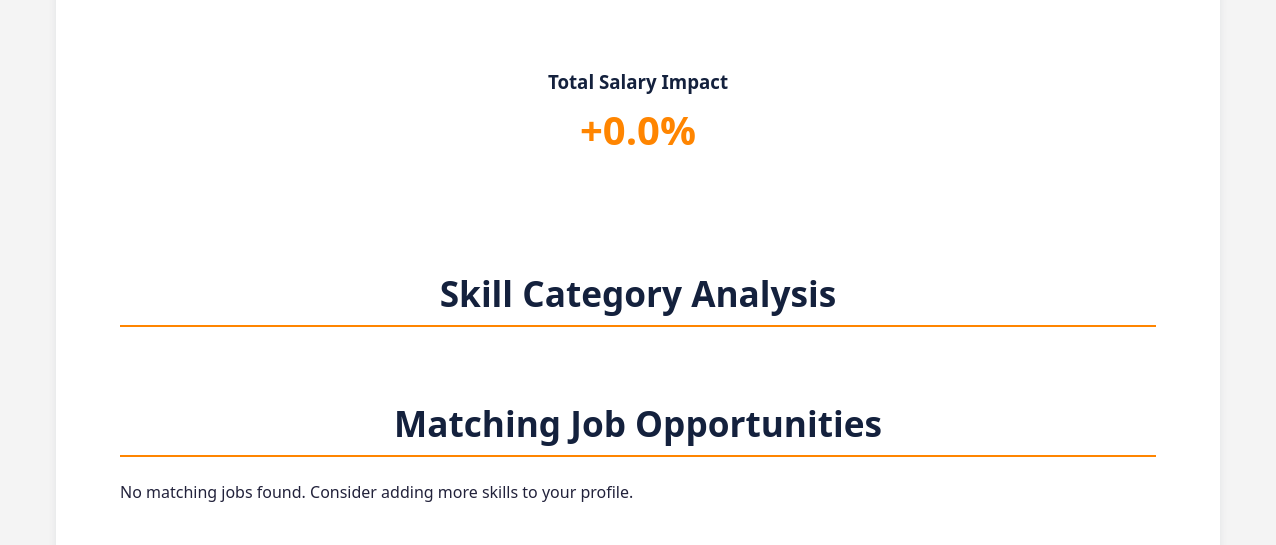
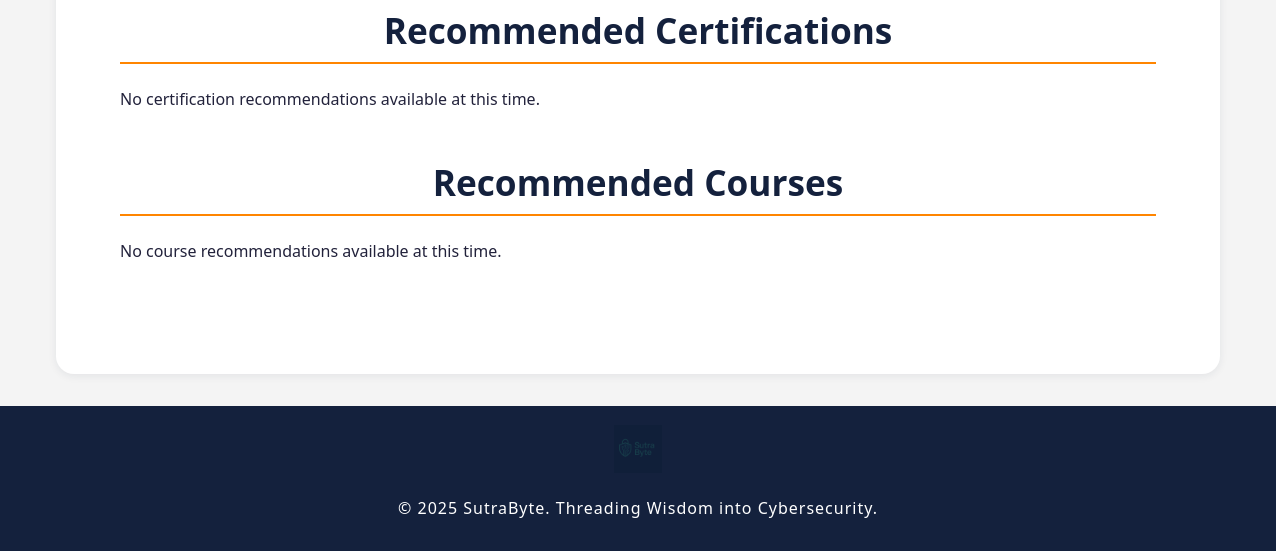
The page /skill-analyzer/recommendations (signed in, lower part) on the database as committed earlier (2 pictures, top to bottom).
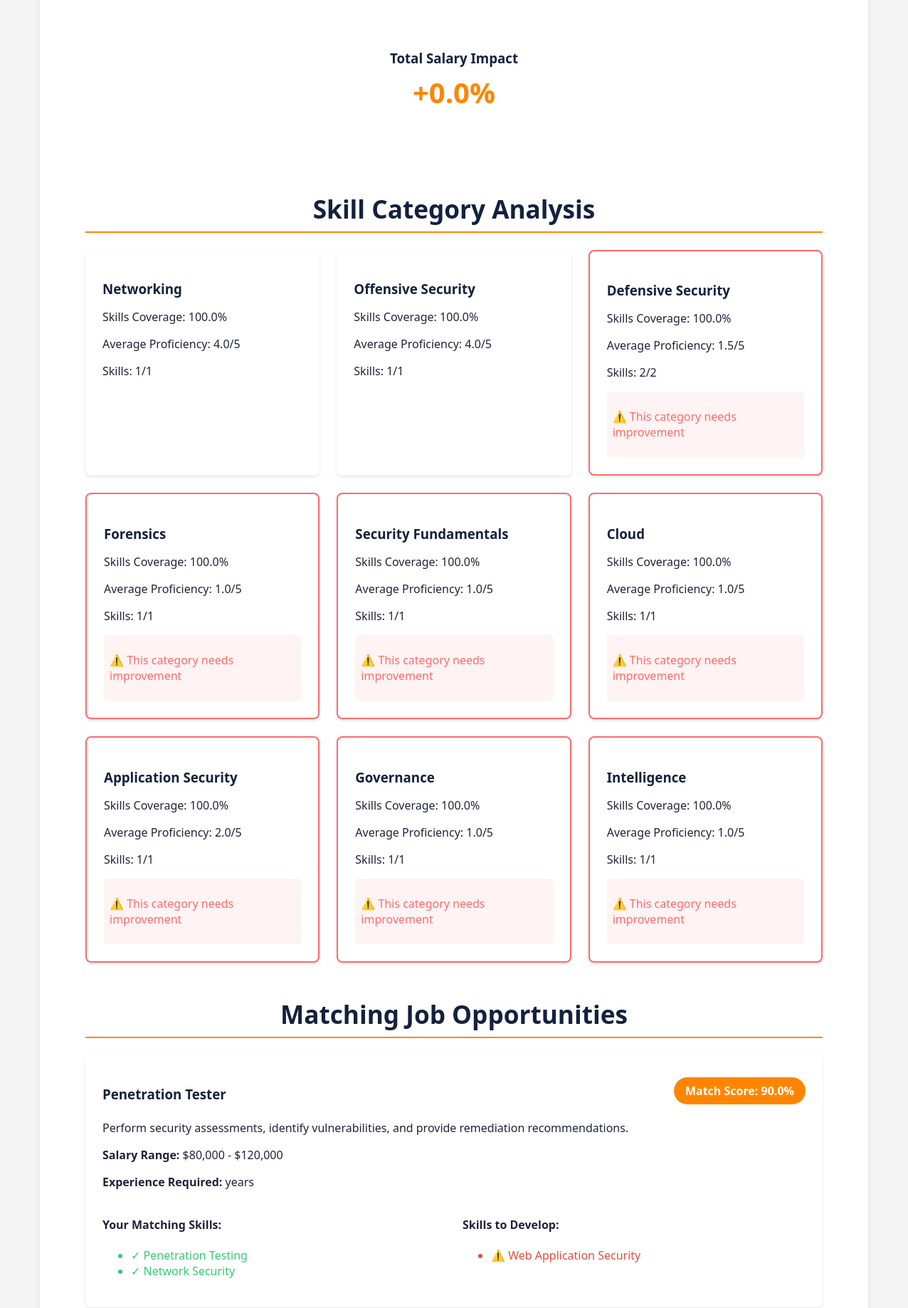
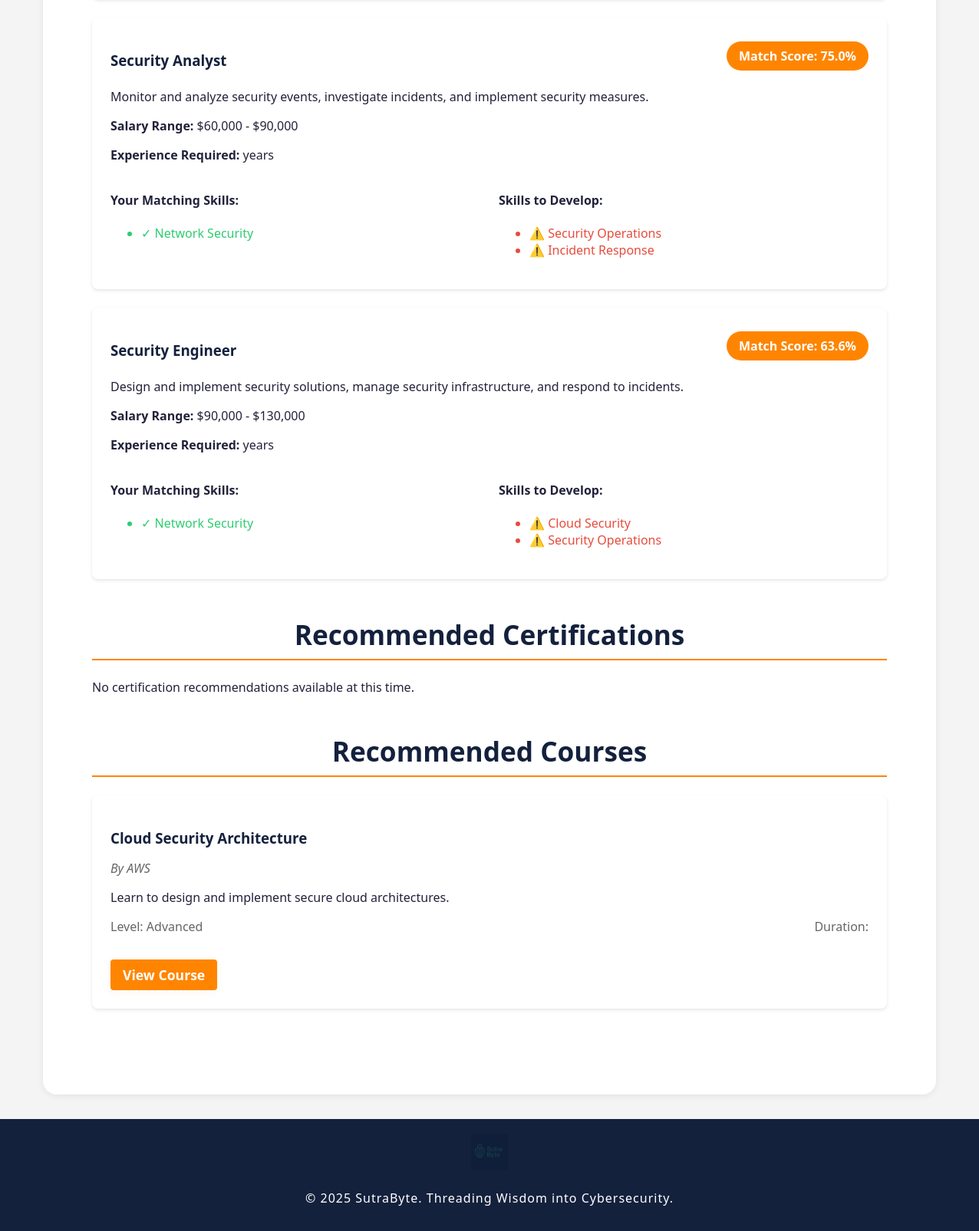
The same page on the database as committed later (2 pictures, top to bottom).
### app.py (models this page shows)
class Skill(db.Model):
    id = db.Column(db.Integer, primary_key=True)
    name = db.Column(db.String(50), unique=True, nullable=False)
    category = db.Column(db.String(50), nullable=False)  # e.g., 'Cybersecurity', 'Networking', etc.
    description = db.Column(db.Text)

class Job(db.Model):
    id = db.Column(db.Integer, primary_key=True)
    title = db.Column(db.String(100), nullable=False)
    description = db.Column(db.Text)
    required_skills = db.relationship('JobSkill', backref='job', lazy=True)
    salary_range = db.Column(db.String(50))
    category = db.Column(db.String(50))  # e.g., 'Entry Level', 'Mid Level', 'Senior'

class Course(db.Model):
    id = db.Column(db.Integer, primary_key=True)
    title = db.Column(db.String(200), nullable=False)
    provider = db.Column(db.String(100))
    description = db.Column(db.Text)
    skills_taught = db.relationship('CourseSkill', backref='course', lazy=True)
    level = db.Column(db.String(50))  # e.g., 'Beginner', 'Intermediate', 'Advanced'
    url = db.Column(db.String(500))

### app.py (the view)
@app.route('/skill-analyzer/recommendations')
@login_required
def skill_recommendations():
    user_skills = UserSkill.query.filter_by(user_id=current_user.id).all()
    user_skill_ids = {us.skill_id: us.proficiency for us in user_skills}
    categories, weak_categories = get_skill_category_gaps(user_skill_ids)
    industry_trends = get_industry_trends()
    salary_impact, skill_impacts = calculate_salary_impact(user_skill_ids)
    recommended_certs = get_recommended_certifications(user_skills)
    matching_jobs = []
    all_jobs = Job.query.all()
    for job in all_jobs:
        required_skills = JobSkill.query.filter_by(job_id=job.id).all()
        missing_skills = []
        matching_skills = []
        for req_skill in required_skills:
            if req_skill.skill_id in user_skill_ids:
                if user_skill_ids[req_skill.skill_id] >= req_skill.required_proficiency:
                    matching_skills.append(req_skill.skill.name)
                else:
                    missing_skills.append(req_skill.skill.name)
            else:
                missing_skills.append(req_skill.skill.name)
        if matching_skills:
            match_score = calculate_skill_match_score(user_skill_ids, required_skills)
            matching_jobs.append({
                'job': job,
                'matching_skills': matching_skills,
                'missing_skills': missing_skills,
                'match_score': match_score
            })
    matching_jobs.sort(key=lambda x: x['match_score'], reverse=True)
    missing_skills = set()
    for job_match in matching_jobs:
        missing_skills.update(job_match['missing_skills'])
    recommended_courses = get_personalized_course_recommendations(
        user_skill_ids,
        missing_skills,
        weak_categories
    )
    return render_template('skill_analyzer/recommendations.html',
                         matching_jobs=matching_jobs,
                         recommended_courses=[item['course'] for item in recommended_courses],
                         categories=categories,
                         weak_categories=weak_categories,
                         industry_trends=industry_trends,
                         salary_impact=salary_impact,
                         skill_impacts=skill_impacts,
                         recommended_certs=recommended_certs)

### app.py (called while the page is built, shortened)
@login_manager.user_loader
def load_user(user_id):
    return User.query.get(int(user_id))

def calculate_skill_match_score(user_skills, required_skills):
    total_weight = 0
    matched_weight = 0
    for req_skill in required_skills:
        weight = req_skill.required_proficiency  # Higher proficiency requirements have more weight
        total_weight += weight
        if req_skill.skill_id in user_skills:
            user_proficiency = user_skills[req_skill.skill_id]
            if user_proficiency >= req_skill.required_proficiency:
                matched_weight += weight
            else:
                matched_weight += (user_proficiency / req_skill.required_proficiency) * weight
    return (matched_weight / total_weight) * 100 if total_weight > 0 else 0

def calculate_salary_impact(user_skills):
    total_impact = 0
    skill_impacts = []
    for skill_id, proficiency in user_skills.items():
        impact = SalaryImpact.query.filter_by(skill_id=skill_id).first()
    return total_impact, skill_impacts

### templates/skill_analyzer/recommendations.html (shortened to what the changed rows need)
{% extends "base.html" %}
{% block content %}
<div class="container">
    <section class="skill-categories">
        <h2>Skill Category Analysis</h2>
        <div class="category-grid">
            {% for category, stats in categories.items() %}
            <div class="category-card {% if category in weak_categories %}weak-category{% endif %}">
                <h3>{{ category }}</h3>
                <div class="stats">
                    <p>Skills Coverage: {{ "%.1f"|format(stats.coverage) }}%</p>
                    <p>Average Proficiency: {{ "%.1f"|format(stats.avg_proficiency) }}/5</p>
                    <p>Skills: {{ stats.user_skills }}/{{ stats.total_skills }}</p>
                </div>
                {% if category in weak_categories %}
                <div class="weak-category-warning">
                    <p>⚠️ This category needs improvement</p>
                </div>
                {% endif %}
            </div>
            {% endfor %}
        </div>
    </section>
    <section class="job-matches">
        <h2>Matching Job Opportunities</h2>
        {% if matching_jobs %}
            {% for match in matching_jobs %}
            <div class="job-card">
                <div class="job-header">
                    <h3>{{ match.job.title }}</h3>
                    <div class="match-score">
                        Match Score: {{ "%.1f"|format(match.match_score) }}%
                    </div>
                </div>
                <p class="job-description">{{ match.job.description }}</p>
                <div class="job-details">
                    <p><strong>Salary Range:</strong> {{ match.job.salary_range }}</p>
                    <p><strong>Experience Required:</strong> {{ match.job.experience_required }} years</p>
                </div>
                <div class="skills-section">
                    <div class="matching-skills">
                        <h4>Your Matching Skills:</h4>
                        <ul>
                            {% for skill in match.matching_skills %}
                            <li class="skill-match">✓ {{ skill }}</li>
                            {% endfor %}
                        </ul>
                    </div>
                    <div class="missing-skills">
                        <h4>Skills to Develop:</h4>
                        <ul>
                            {% for skill in match.missing_skills %}
                            <li class="skill-gap">⚠️ {{ skill }}</li>
                            {% endfor %}
                        </ul>
                    </div>
                </div>
            </div>
            {% endfor %}
        {% else %}
            <p>No matching jobs found. Consider adding more skills to your profile.</p>
        {% endif %}
    </section>
    <section class="certifications">
        <h2>Recommended Certifications</h2>
    </section>
    <section class="course-recommendations">
        <h2>Recommended Courses</h2>
        {% if recommended_courses %}
            <div class="course-grid">
                {% for course in recommended_courses %}
                <div class="course-card">
                    <h3>{{ course.title }}</h3>
                    <p class="course-provider">By {{ course.provider }}</p>
                    <p class="course-description">{{ course.description }}</p>
                    <div class="course-details">
                        <span class="course-level">Level: {{ course.level }}</span>
                        <span class="course-duration">Duration: {{ course.duration }}</span>
                    </div>
                    <a href="{{ course.url }}" class="btn" target="_blank">View Course</a>
                </div>
                {% endfor %}
            </div>
        {% else %}
            <p>No course recommendations available at this time.</p>
        {% endif %}
    </section>
</div>
{% endblock %}

Rows that differ between the two databases and show on the page:
added Skill: category "Networking", coverage "100.0", avg_proficiency "4.0", user_skills "1", total_skills "1", name "Network Security"
added Skill: category "Offensive Security", coverage "100.0", avg_proficiency "4.0", user_skills "1", total_skills "1", name "Penetration Testing"
added Skill: category "Defensive Security", coverage "100.0", avg_proficiency "1.5", user_skills "2", total_skills "2", shows "⚠️ This category needs improvement", name "Security Operations"
added Skill: category "Forensics", coverage "100.0", avg_proficiency "1.0", user_skills "1", total_skills "1", shows "⚠️ This category needs improvement", shown under "Skill Category Analysis"
added Skill: category "Security Fundamentals", coverage "100.0", avg_proficiency "1.0", user_skills "1", total_skills "1", shows "⚠️ This category needs improvement", shown under "Skill Category Analysis"
added Skill: category "Cloud", coverage "100.0", avg_proficiency "1.0", user_skills "1", total_skills "1", shows "⚠️ This category needs improvement", name "Cloud Security"
added Skill: category "Application Security", coverage "100.0", avg_proficiency "2.0", user_skills "1", total_skills "1", shows "⚠️ This category needs improvement", name "Web Application Security"
added Skill: category "Governance", coverage "100.0", avg_proficiency "1.0", user_skills "1", total_skills "1", shows "⚠️ This category needs improvement", shown under "Skill Category Analysis"
added Skill: category "Intelligence", coverage "100.0", avg_proficiency "1.0", user_skills "1", total_skills "1", shows "⚠️ This category needs improvement", shown under "Skill Category Analysis"
added Job: job "Penetration Tester", job.description "Perform security assessments, identify vulnerabilities, and provide remediation recommendations.", job.salary_range "$80,000 - $120,000"
added Job: job "Security Analyst", job.description "Monitor and analyze security events, investigate incidents, and implement security measures.", job.salary_range "$60,000 - $90,000"
added Skill: name "Incident Response", shown under "Security Analyst"
added Job: job "Security Engineer", job.description "Design and implement security solutions, manage security infrastructure, and respond to incidents.", job.salary_range "$90,000 - $130,000"
added Course: title "Cloud Security Architecture", provider "AWS", description "Learn to design and implement secure cloud architectures.", level "Advanced"
Other text that changed with them:
new list line: "Match Score: 90.0 % Salary Range: Experience Required: years Your Matching Skills: Skills to Develop:"
new list line: "Match Score: 75.0 % Salary Range: Experience Required: years Your Matching Skills: Skills to Develop:"
new list line: "Match Score: 63.6 % Salary Range: Experience Required: years Your Matching Skills: Skills to Develop:"
text no longer shown: "No matching jobs found. Consider adding more skills to your profile. No course recommendations available at this time."
